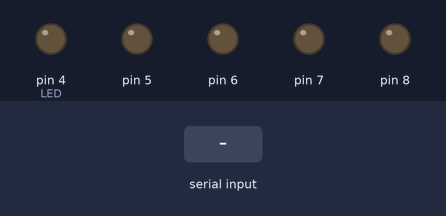
The sketch below on a simulated Arduino Uno, built with avr-gcc and run on an emulated ATmega328P. Shown: output pins drawn as LEDs (lit = HIGH). The test bench sets the inputs (shaded band). What the sketch prints to the serial monitor is not drawn.

Above: at 1.2 s.
1.3 s: "R" received over the second serial link
At 2.0 s:
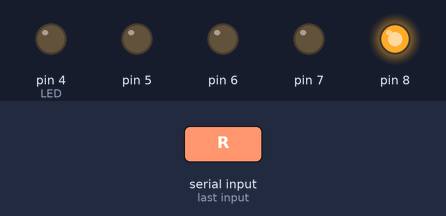
2.8 s: "G" received over the second serial link
At 3.1 s:
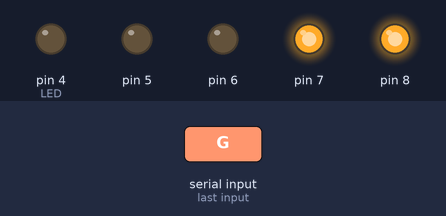
4.3 s: "B" received over the second serial link
At 5.5 s:
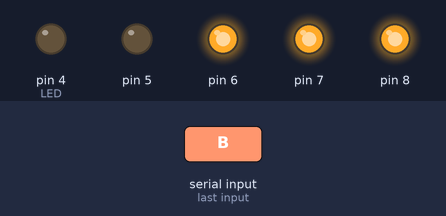
5.8 s: "Y" received over the second serial link
At 6.6 s:
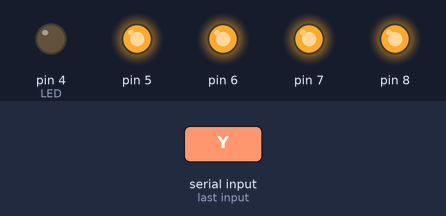
7.3 s: "S" received over the second serial link
At 7.8 s:
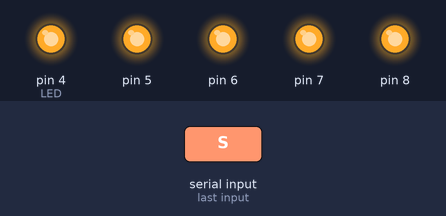
Timing chart, 0 to 9.8 s (numbered marks = the images above; inputs shaded):
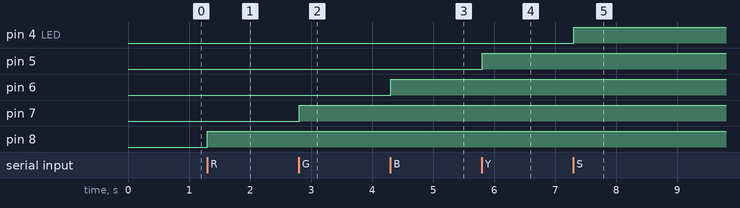

Measured:
- after the input at 1.3 s, pin 8: LOW → HIGH at once
- after the input at 2.8 s, pin 7: LOW → HIGH at once
- after the input at 4.3 s, pin 6: LOW → HIGH at once
- after the input at 5.8 s, pin 5: LOW → HIGH at once
- after the input at 7.3 s, pin 4 (LED): LOW → HIGH at once

The sketch:

BLE_LED_Ctrl.ino
```cpp
#include <SoftwareSerial.h> //for ser1ial communication within software.
#define TxD 2               //  in1itialize
#define RxD 3
SoftwareSerial mySerial(RxD, TxD);
void setup()
{
  pinMode(4, OUTPUT);       //  R,G,B,Y LED's
  pinMode(5, OUTPUT);
  pinMode(6, OUTPUT);
  pinMode(7, OUTPUT);
  pinMode(8, OUTPUT);
  mySerial.begin(115200);
  Serial.begin(115200);
}

void loop()
{
char isValidInput;
do
{

char c;
while ( !mySerial.available());
c = mySerial.read();
Serial.print(c);
switch ( c )
{

case 'R':
mySerial.println( "You've entered Red ON" ); //Red LED control
digitalWrite(8, HIGH);
isValidInput = true;
break;

case 'G':
mySerial.println( "You've entered Green ON " ); //Green LED control
digitalWrite(7, HIGH);
isValidInput = true;
break;

case 'B':
mySerial.println( "You've entered Blue ON" );  //Blue LED control
digitalWrite(6, HIGH);
isValidInput = true;
break;

case 'Y':
mySerial.println( "You've entered Yellow ON" ); //Ye11ow LED control
digitalWrite(5, HIGH);
isValidInput = true;
break;

case 'S':
mySerial.println( "You've entered Sound ON" );
digitalWrite(4, HIGH);
isValidInput = true;
break;

case '0':
mySerial.println( "You've pressed Reset!" ); //Resetting Pins
digitalWrite(4, LOW);
digitalWrite(5, LOW);
digitalWrite(6, LOW);
digitalWrite(7, LOW);
digitalWrite(8, LOW);
isValidInput = true;
break;

default:
mySerial.println( "Enter 'R'-Red/'G'-Green/'B'-Blue/'Y'-Yellow/'S'-Sound" );
isValidInput = false;                            //User input decleration
break;

}
}
while ( isValidInput == true );
}
```
